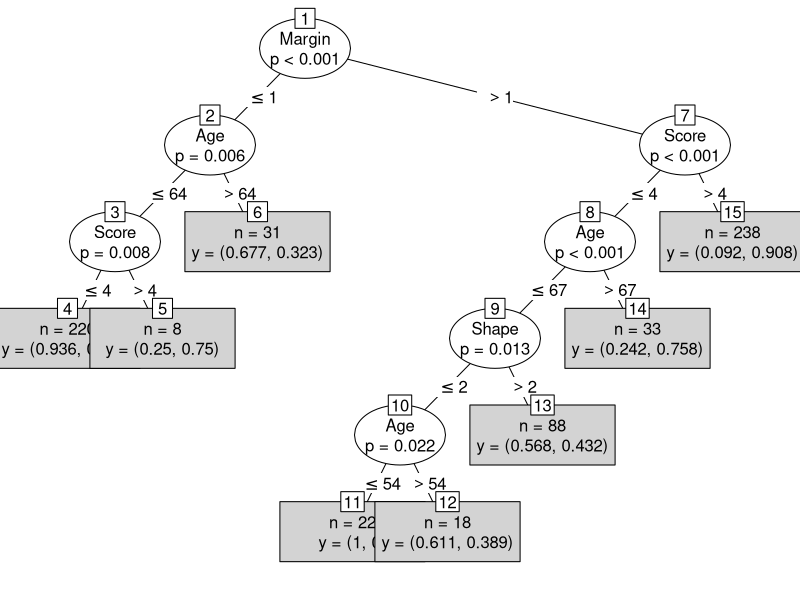

The R source for this figure:
mammo_data <- read.csv("mammographic.csv", header= TRUE)

#Inspect the data in R
dim(mammo_data)
str(mammo_data)
names(mammo_data)
head(mammo_data)
tail(mammo_data)
summary(mammo_data)
dim(mammo_data)

#Check N/A values
apply(mammo_data, 2, function(x) any(is.na(x)))

#Check "?" values
apply(mammo_data, 2, function(x) any(x=="?"))

#Remove data with "?" marks
cleaned_mammo<-mammo_data[!(mammo_data$Score=="?" | mammo_data$Age=="?" 
                            | mammo_data$Shape=="?" | mammo_data$Margin=="?"
                            |mammo_data$Density=="?"),]
#Inspect cleaned_mammo data
dim(cleaned_mammo)
summary(cleaned_mammo)

#Convert from a character type to a numeric type 
cleaned_mammo <- data.frame(apply(cleaned_mammo, 2, function(x) as.numeric(x)))
str(cleaned_mammo)

# Fixing a misprint value from 55 to 5
cleaned_mammo$Score[cleaned_mammo$Score==55] <- 5

# Adding a new value to our dataset called MalignantF as factor:
cleaned_mammo$MalignantF <- as.factor(cleaned_mammo$Malignant)
str(cleaned_mammo)

#Building a ML model

#Split our dataset into the training and test (validation) sets
set.seed(1234)
pd <- sample(2, nrow(cleaned_mammo),replace=TRUE, prob=c(0.8,0.2))
pd
str(cleaned_mammo)
train <- cleaned_mammo[pd==1,]
validate <- cleaned_mammo[pd==2,]
validate
dim(train) # Retrieve the dimension of the train data set
dim(validate) # Retrieve the dimension of the validate data set

#Install package "party"
library(party)

#Building ctree
tumour_tree <- ctree(MalignantF ~ Age + Shape + Margin + Density + Score ,data = train)
print(tumour_tree) 
 
# Plot the tree
plot(tumour_tree, type="simple")

#Make precition
predict(tumour_tree)

#Calculate the classification accuracy and error on the train dataset
tab <- table(predict(tumour_tree), train$MalignantF)
print(tab)
sum(diag(tab))/sum(tab)  #This result shows that classification is 84.65% is accurate. 
1-sum(diag(tab))/sum(tab) #This result shows that classification error is 15.35%

#Validate our model on the validate(test) dataset
validate_predict <- table(predict(tumour_tree, newdata= validate), validate$MalignantF)
print(validate_predict)

sum(diag(validate_predict))/sum((validate_predict))  #This result shows that classification is 84.88% is accurate.
1-sum(diag(validate_predict))/sum(validate_predict)  #This result shows that classification error is 15.12%
